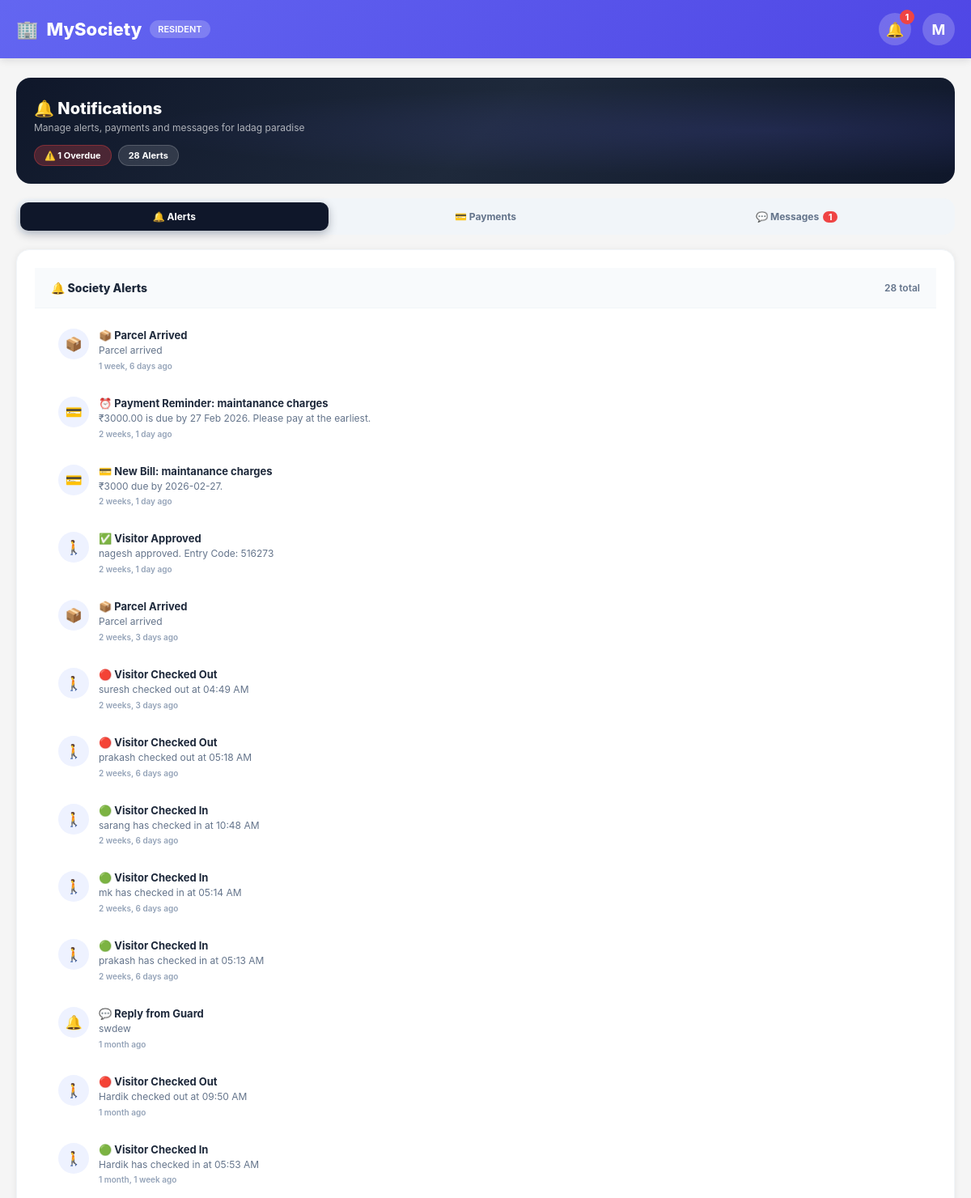
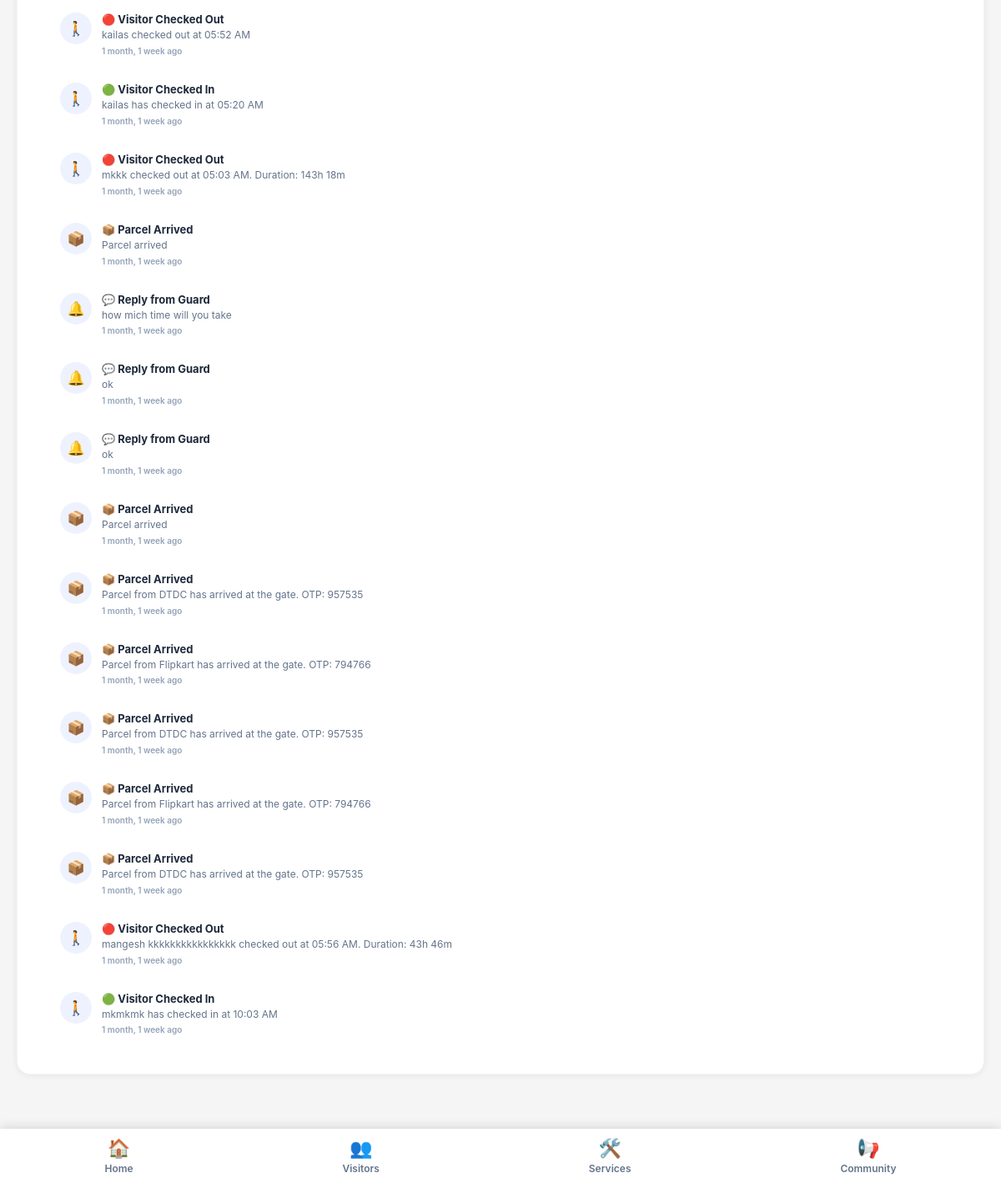
Screenshot of /society-admin/notifications/ (signed in) with the database file from the repository (2 pictures, top to bottom).
### core/models.py (models this page shows, shortened)
class UserProfile(models.Model):
    ROLE_CHOICES = (
        ('resident', 'Resident'),
        ('guard', 'Guard'),
        ('guard_admin', 'Guard Admin'),
        ('society_admin', 'Society Admin'),
        ('admin', 'Super Admin'),
        ('service_provider', 'Service Provider'),
    )
    STATUS_CHOICES = (
        ('pending', 'Pending'),
        ('approved', 'Approved'),
        ('rejected', 'Rejected'),
    )
    user = models.OneToOneField(User, on_delete=models.CASCADE)
    role = models.CharField(
        max_length=20,
        choices=ROLE_CHOICES
    )
    society = models.ForeignKey(
        Society,
        on_delete=models.SET_NULL,
        null=True,
        blank=True
    )
    apartment = models.ForeignKey(
        Apartment,
        on_delete=models.SET_NULL,
        null=True,
        blank=True
    )
    phone = models.CharField(max_length=15)
    address = models.TextField(blank=True)
    photo       = models.ImageField(upload_to='profiles/photos/',   null=True, blank=True)
    cover_photo = models.ImageField(upload_to='profiles/covers/',   null=True, blank=True)
    work        = models.CharField(max_length=200, blank=True)
    hometown    = models.CharField(max_length=200, blank=True)
    interests   = models.CharField(max_length=500, blank=True,
                                   help_text="Comma-separated list, e.g. Music, Travel, Cricket")
    status = models.CharField(
        max_length=20,
        choices=STATUS_CHOICES,
        default='pending'
    )
    class Meta:
        indexes = [
            models.Index(fields=["role", "status"]),
        ]

class Society(models.Model):
    name = models.CharField(max_length=150)
    address = models.TextField()
    city = models.CharField(max_length=100)
    state = models.CharField(max_length=100)
    society_code = models.CharField(
        max_length=10,
        unique=True,
        editable=False
    )
    created_by = models.ForeignKey(
        User,
        on_delete=models.CASCADE,
        related_name="created_societies"
    )
    is_active = models.BooleanField(default=True)
    created_at = models.DateTimeField(auto_now_add=True)

class Notification(models.Model):
    user = models.ForeignKey(
        User,
        on_delete=models.CASCADE,
        related_name="notifications"
    )
    sender = models.ForeignKey(
        User,
        on_delete=models.SET_NULL,
        null=True,
        blank=True,
        related_name="sent_notifications"
    )
    parent = models.ForeignKey(
        "self",
        on_delete=models.CASCADE,
        null=True,
        blank=True,
        related_name="replies"
    )
    title = models.CharField(max_length=255)
    message = models.TextField()
    visitor = models.ForeignKey(
        Visitor,
        on_delete=models.SET_NULL,
        null=True,
        blank=True,
        related_name="notifications"
    )
    is_read = models.BooleanField(default=False)
    created_at = models.DateTimeField(auto_now_add=True)
    class Meta:
        ordering = ["-created_at"]

### core/views.py (the view)
# urls.py: path('society-admin/notifications/', views.society_admin_notifications, name='society_admin_notifications'),
@login_required
def society_admin_notifications(request):
    from django.contrib import messages as django_messages
    from .models import ChatMessage, Notification
    user = request.user
    try:
        profile = user.userprofile
        society = profile.society
        if not society:
            django_messages.error(request, "You are not associated with any society")
            return redirect('society_admin_dashboard')
        notifications = Notification.objects.filter(
            user=user
        ).order_by('-created_at')
        unread_count = notifications.filter(is_read=False).count()
        notifications.filter(is_read=False).update(is_read=True)
        today = timezone.now().date()
        Bill.objects.filter(
            society=society,
            status='pending',
            due_date__lt=today
        ).update(status='overdue')
        bills = Bill.objects.filter(
            society=society
        ).prefetch_related('billpayer_set').order_by('-created_at')
        bills_annotated = []
        for bill in bills:
            payers     = bill.billpayer_set.all()
            total      = payers.count()
            paid_c     = payers.filter(status='paid').count()
            paid_pct   = round((paid_c / total * 100) if total else 0)
            bill.total_payers = total
            bill.paid_count   = paid_c
            bill.paid_pct     = paid_pct
            bills_annotated.append(bill)
        pending_bills_count = sum(1 for b in bills_annotated if b.status == 'pending')
        paid_bills_count    = sum(1 for b in bills_annotated if b.status == 'paid')
        total_overdue       = sum(1 for b in bills_annotated if b.status == 'overdue')
        total_unread = ChatMessage.objects.filter(
            receiver=user,
            is_read=False
        ).count()
        context = {
            'profile':             profile,
            'society':             society,
            'user':                user,
            'notifications':       notifications,
            'unread_count':        unread_count,
            'bills':               bills_annotated,
            'pending_bills_count': pending_bills_count,
            'paid_bills_count':    paid_bills_count,
            'total_overdue':       total_overdue,
            'total_unread':        total_unread,
        }
        return render(request, 'society_admin/society_admin_notifications.html', context)
    except Exception as e:
        from django.contrib import messages as django_messages
        django_messages.error(request, f"Error loading notifications: {str(e)}")
        return redirect('society_admin_dashboard')

### core/context_processors.py (called while the page is built, shortened)
def base_context(request):
    if not request.user.is_authenticated:
        return {}
    profile = getattr(request.user, "userprofile", None)
    return {
        "current_user": request.user,
        "current_role": profile.role if profile else None,
        "notification_count": Notification.objects.filter(
            user=request.user,
            is_read=False
        ).count(),
    }

def global_context(request):
    if not request.user.is_authenticated:
        return {
            "notification_count": 0,
            "current_user": None,
            "current_role": None,
        }
    user = request.user
    profile = getattr(user, "userprofile", None)
    unread_chat = ChatMessage.objects.filter(
        receiver=user,
        is_read=False
    ).count()
    unread_notifications = Notification.objects.filter(
        user=user,
        is_read=False
    ).count()
    return {
        "current_user": user,
        "current_role": profile.role if profile else None,
        "notification_count": unread_chat + unread_notifications,
    }

def guard_notification_count(request):
    return {"guard_notification_count": 0}

def notification_count(request):
    if not request.user.is_authenticated:
        return {'notification_count': 0}
    try:
        unread_chat = ChatMessage.objects.filter(
            receiver=request.user,
            is_read=False
        ).count()
        unread_notif = Notification.objects.filter(
            user=request.user,
            is_read=False
        ).count()
        total = unread_chat + unread_notif
    except Exception:
        total = 0
    return {'notification_count': total}

### templates/society_admin/society_admin_notifications.html (shortened to what this page needs)
{% extends "society_admin/base.html" %}
{% load custom_filters %}
{% block content %}
<div class="notif-hero">
    <h1>🔔 Notifications</h1>
    <p>Manage alerts, payments and messages for {{ society.name }}</p>
    <div class="hero-badges">
        {% if total_overdue %}
        <span class="hero-badge red">⚠️ {{ total_overdue }} Overdue</span>
        {% endif %}
        <span class="hero-badge">{{ notifications.count }} Alerts</span>
    </div>
</div>
<div class="tab-nav">
    <button class="tab-btn active" onclick="switchTab(this,'pNotifs')">
        🔔 Alerts
    </button>
    <button class="tab-btn" onclick="switchTab(this,'pPayments')">
        💳 Payments
    </button>
    <button class="tab-btn" onclick="switchTab(this,'pChat')">
        💬 Messages
        {% if total_unread %}<span class="tab-pill">{{ total_unread }}</span>{% endif %}
    </button>
</div>
<div id="pNotifs" class="tab-panel active">
    <div class="card">
        <div class="card-hd">
            <span class="card-hd-title">🔔 Society Alerts</span>
            <span style="font-size:12px;color:#64748b;font-weight:600;">{{ notifications.count }} total</span>
        </div>
        <div class="card-body" style="padding:10px 12px;">
            {% if notifications %}
            <div class="notif-list">
                {% for n in notifications %}
                <div class="notif-item {% if not n.is_read %}unread{% endif %}">
                    <div class="notif-icon">
                        {% if "visitor" in n.title|lower %}🚶
                        {% elif "sos" in n.title|lower or "emergency" in n.title|lower %}🚨
                        {% elif "payment" in n.title|lower or "bill" in n.title|lower %}💳
                        {% elif "parcel" in n.title|lower or "delivery" in n.title|lower %}📦
                        {% elif "maintenance" in n.title|lower %}🔧
                        {% elif "complaint" in n.title|lower %}📢
                        {% elif "meeting" in n.title|lower %}📅
                        {% elif "leave" in n.title|lower %}📋
                        {% else %}🔔{% endif %}
                    </div>
                    <div class="notif-content">
                        <h4>{{ n.title }}</h4>
                        <p>{{ n.message }}</p>
                        <div class="notif-time">{{ n.created_at|timesince }} ago</div>
                    </div>
                </div>
                {% endfor %}
            </div>
            {% else %}
            <div class="empty-st">
                <div class="ico">🔔</div>
                <p>No alerts yet</p>
                <small>You're all caught up!</small>
            </div>
            {% endif %}
        </div>
    </div>
</div>
{% endblock %}

### templates/society_admin/base.html (shortened to what this page needs)
<!DOCTYPE html>
<html lang="en">
<head>
</head>
<body>
<header class="header">
    <div class="header-content">
        <div class="logo">
            <span>{% block logo_icon %}🏢{% endblock %}</span>
            <span>MySociety</span>
            {% if current_role %}
                <span class="role-badge">{{ current_role|title }}</span>
            {% endif %}
        </div>
        <div class="header-actions">
            <a href="{% url 'society_admin_notifications' %}"
               class="icon-btn"
               title="Messages & Notifications"
               id="notifIconLink">
                🔔
                {% if notification_count and notification_count > 0 %}
                    <span class="notif-badge" id="notifBadge">
                        {% if notification_count > 99 %}99+{% else %}{{ notification_count }}{% endif %}
                    </span>
                {% endif %}
            </a>
            <a href="{% url 'society_admin_settings' %}" class="icon-btn" title="Profile">
                {{ user.username|slice:":1"|upper }}
            </a>
        </div>
    </div>
</header>
<main class="main-content">
    {% block content %}{% endblock %}
</main>
<nav class="bottom-nav">
{% if current_role == "resident" %}
    <a href="{% url 'resident_dashboard' %}" class="nav-item {% block nav_home %}{% endblock %}">
        <div class="nav-icon">🏠</div>
        Home
    </a>
    <a href="{% url 'resident_visitors' %}" class="nav-item">
        <div class="nav-icon">👥</div>
        Visitors
    </a>
    <a href="{% url 'resident_services' %}" class="nav-item {% block nav_services %}{% endblock %}">
        <div class="nav-icon">🛠️</div>
        Services
    </a>
    <a href="{% url 'resident_notices' %}" class="nav-item">
        <div class="nav-icon">📢</div>
        Community
    </a>
{% elif current_role == "guard" %}
    <a href="{% url 'guard_dashboard' %}" class="nav-item">
        <div class="nav-icon">🛡️</div>
        Gate
    </a>
{% endif %}
</nav>
</body>
</html>

### rows the page displays
UserProfile: role "RESIDENT"
Society: name "ladag paradise"
Notification: title "📦 Parcel Arrived", message "Parcel arrived", created_at "1 week, 6 days"
Notification: title "⏰ Payment Reminder: maintanance charges", message "₹3000.00 is due by 27 Feb 2026. Please pay at the earliest.", created_at "2 weeks, 1 day"
Notification: title "💳 New Bill: maintanance charges", message "₹3000 due by 2026-02-27.", created_at "2 weeks, 1 day"
Notification: title "✅ Visitor Approved", message "nagesh approved. Entry Code: 516273", created_at "2 weeks, 1 day"
Notification: title "📦 Parcel Arrived", message "Parcel arrived", created_at "2 weeks, 3 days"
Notification: title "🔴 Visitor Checked Out", message "suresh checked out at 04:49 AM", created_at "2 weeks, 3 days"
Notification: title "🔴 Visitor Checked Out", message "prakash checked out at 05:18 AM", created_at "2 weeks, 6 days"
Notification: title "🟢 Visitor Checked In", message "sarang has checked in at 10:48 AM", created_at "2 weeks, 6 days"
Notification: title "🟢 Visitor Checked In", message "mk has checked in at 05:14 AM", created_at "2 weeks, 6 days"
Notification: title "🟢 Visitor Checked In", message "prakash has checked in at 05:13 AM", created_at "2 weeks, 6 days"
Notification: title "💬 Reply from Guard", message "swdew", created_at "1 month"
Notification: title "🔴 Visitor Checked Out", message "Hardik checked out at 09:50 AM", created_at "1 month"
Notification: title "🟢 Visitor Checked In", message "Hardik has checked in at 05:53 AM", created_at "1 month, 1 week"
Notification: title "🔴 Visitor Checked Out", message "kailas checked out at 05:52 AM", created_at "1 month, 1 week"
Notification: title "🟢 Visitor Checked In", message "kailas has checked in at 05:20 AM", created_at "1 month, 1 week"
Notification: title "🔴 Visitor Checked Out", message "mkkk checked out at 05:03 AM. Duration: 143h 18m", created_at "1 month, 1 week"
Notification: title "📦 Parcel Arrived", message "Parcel arrived", created_at "1 month, 1 week"
Notification: title "💬 Reply from Guard", message "how mich time will you take", created_at "1 month, 1 week"
Notification: title "💬 Reply from Guard", message "ok", created_at "1 month, 1 week"
Notification: title "💬 Reply from Guard", message "ok", created_at "1 month, 1 week"
Notification: title "📦 Parcel Arrived", message "Parcel arrived", created_at "1 month, 1 week"
Notification: title "📦 Parcel Arrived", message "Parcel from DTDC has arrived at the gate. OTP: 957535", created_at "1 month, 1 week"
Notification: title "📦 Parcel Arrived", message "Parcel from Flipkart has arrived at the gate. OTP: 794766", created_at "1 month, 1 week"
Notification: title "📦 Parcel Arrived", message "Parcel from DTDC has arrived at the gate. OTP: 957535", created_at "1 month, 1 week"
Notification: title "📦 Parcel Arrived", message "Parcel from Flipkart has arrived at the gate. OTP: 794766", created_at "1 month, 1 week"
Notification: title "📦 Parcel Arrived", message "Parcel from DTDC has arrived at the gate. OTP: 957535", created_at "1 month, 1 week"
Notification: title "🔴 Visitor Checked Out", message "mangesh kkkkkkkkkkkkkkkk checked out at 05:56 AM. Duration: 43h 46m", created_at "1 month, 1 week"
Notification: title "🟢 Visitor Checked In", message "mkmkmk has checked in at 10:03 AM", created_at "1 month, 1 week"

### other values shown
{{ notification_count }} "1"
{{ user.username|slice:":1"|upper }} "M"
{{ total_overdue }} "1"
{{ notifications.count }} "28"
{{ total_unread }} "1"
